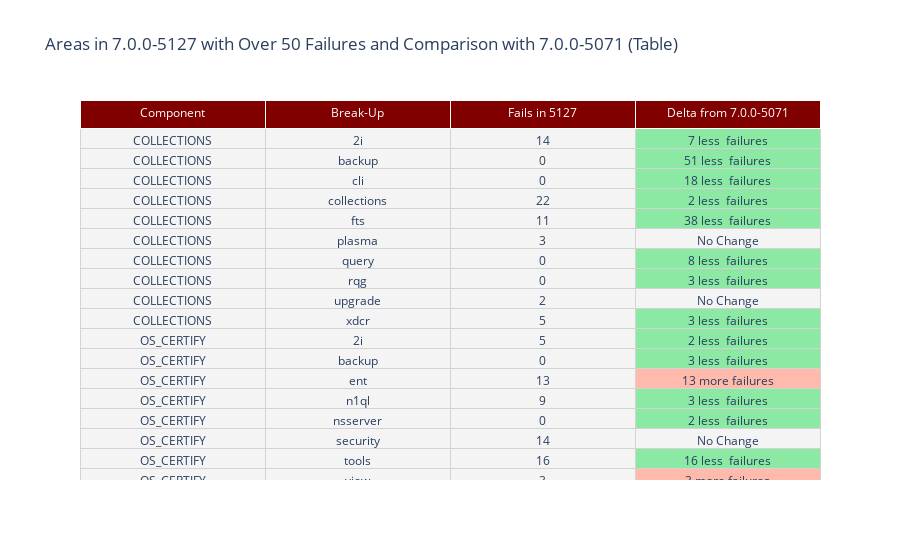

Write notebook code for a chart like this one.
### Markdown cell above
Below is a table and a bar graph that display information about the components with 50 or more failures across all areas and compares the information to that of the previous weekly build.

### Code cell
if sortdf50 != []:
    cell50_colors = ['#F4F4F4', '#F4F4F4', '#F4F4F4']
    delta50_colors = []
    delta50_text = []

    for i in range(0, len(data_table_50)):
        delta_i = data_table_50.LastFailed.iloc[i] - data_table_50.CurrentFailed.iloc[i]
        if delta_i < 0:
            delta50_colors.append('#FFBAAB')
            delta50_text.append(str(abs(delta_i)) + ' more failures' if delta_i < -1 else str(abs(delta_i)) + ' more failure')
        elif delta_i == 0:
            delta50_colors.append("#F4F4F4")
            delta50_text.append("No Change")
        else:
            delta50_colors.append('#8BE9A3')
            delta50_text.append(str(delta_i) + ' less  failures' if delta_i > 1 else str(delta_i) + ' less failure')

    cell50_colors.append(delta50_colors)

    old_table_50 = go.Figure(data=[go.Table(
        header = dict(values=["Component", "Break-Up", f'Fails in {current_build}', f'Delta from {weekly_builds[1]}'], fill_color="maroon", font=dict(color="white")),
        cells = dict(values=[data_table_50.component, data_table_50.area, data_table_50.CurrentFailed, delta50_text], fill_color=cell50_colors, line_color="lightgray")
    )])

    table_50 = go.Figure(data=[go.Table(
        header = dict(values=sorted_dt50_components, fill_color="maroon", font=dict(color="white")),
        cells = dict(values=final_data, fill_color="#F4F4F4", line_color="lightgray", height=50)
    )])

    old_table_50.update_layout(height=700, title=f"Areas in {weekly_builds[0]} with Over 50 Failures and Comparison with {weekly_builds[1]} (Table)")
    old_table_50.show()
else:
    print("No components over 50 failures")

### Figure 1 — Plotly figure (JSON) as saved in the notebook; plotly's stock layout.template omitted (floating-point values rounded to 4 significant figures)
{"data": [{"cells": {"fill": {"color": ["#F4F4F4", "#F4F4F4", "#F4F4F4", ["#8BE9A3", "#8BE9A3", "#8BE9A3", "#8BE9A3", "#8BE9A3", "#F4F4F4", "#8BE9A3", "#8BE9A3", "#F4F4F4", "#8BE9A3", "#8BE9A3", "#8BE9A3", "#FFBAAB", "#8BE9A3", "#8BE9A3", "#F4F4F4", "#8BE9A3", "#FFBAAB", "#F4F4F4", "#8BE9A3", "#8BE9A3", "#FFBAAB", "#F4F4F4", "#FFBAAB", "#F4F4F4"]]}, "line": {"color": "lightgray"}, "values": [["COLLECTIONS", "COLLECTIONS", "COLLECTIONS", "COLLECTIONS", "COLLECTIONS", "COLLECTIONS", "COLLECTIONS", "COLLECTIONS", "COLLECTIONS", "COLLECTIONS", "OS_CERTIFY", "OS_CERTIFY", "OS_CERTIFY", "OS_CERTIFY", "OS_CERTIFY", "OS_CERTIFY", "OS_CERTIFY", "OS_CERTIFY", "RBAC", "RBAC", "RBAC", "RBAC", "RBAC", "SECURITY", "SECURITY"], ["2i", "backup", "cli", "collections", "fts", "plasma", "query", "rqg", "upgrade", "xdcr", "2i", "backup", "ent", "n1ql", "nsserver", "security", "tools", "view", "analytics", "backup", "cli", "p0", "security", "p0", "security"], [14, 0, 0, 22, 11, 3, 0, 0, 2, 5, 5, 0, 13, 9, 0, 14, 16, 3, 2, 0, 0, 55, 4, 47, 6], ["7 less  failures", "51 less  failures", "18 less  failures", "2 less  failures", "38 less  failures", "No Change", "8 less  failures", "3 less  failures", "No Change", "3 less  failures", "2 less  failures", "3 less  failures", "13 more failures", "3 less  failures", "2 less  failures", "No Change", "16 less  failures", "3 more failures", "No Change", "1 less failure", "1 less failure", "48 more failures", "No Change", "45 more failures", "No Change"]]}, "header": {"fill": {"color": "maroon"}, "font": {"color": "white"}, "values": ["Component", "Break-Up", "Fails in 5127", "Delta from 7.0.0-5071"]}, "type": "table"}], "layout": {"autosize": true, "title": {"text": "Areas in 7.0.0-5127 with Over 50 Failures and Comparison with 7.0.0-5071 (Table)"}}}
